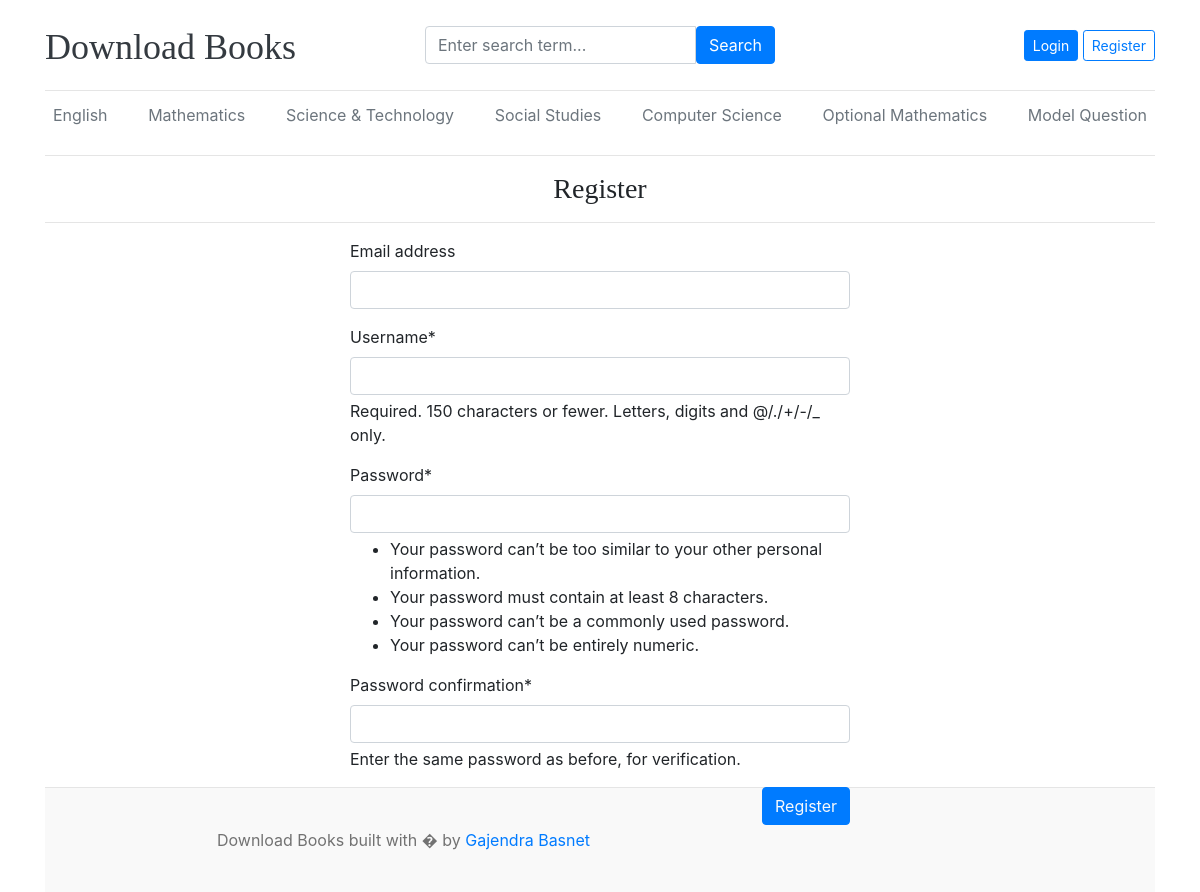
Screenshot of /register/ with the database file from the repository.
### blogs/models.py (models this page shows, shortened)
class Category(models.Model):
    category_name = models.CharField(max_length=50, unique=True)
    created_at = models.DateTimeField(auto_now_add=True)
    updated_at = models.DateTimeField(auto_now=True)
    class Meta:
        verbose_name_plural = 'Categories'

### Blog/views.py (the view)
# urls.py: path('register/',views.register,name='register'),
def register(request):
   if request.method=="POST":
      form = RegistrationForm(request.POST)
      if form.is_valid():
         form.save()
         return redirect('register')
   else:
      form = RegistrationForm()
   context = {
        'form': form
     }
   return render(request,'register.html',context)

### Blog/forms.py
class RegistrationForm(UserCreationForm):
    class Meta:
        model = User
        fields = ('email','username','password1','password2',)

### blogs/context_processors.py (called while the page is built)
def get_categories(request):
    categories = Category.objects.all()
    return dict(categories = categories)

### templates/register.html (shortened to what this page needs)
{% extends './base/base.html'%}
{% block content %}
<h3 class="text-center"> Register</h3>
<hr/>
{% load crispy_forms_tags %}
<div>
    <form action ="" method="POST" style="width:500px; margin: auto;">
        {{form | crispy}}
        <input type="submit" value="Register" class="btn btn-primary text-light float-right mb-2">
    </form>
</div>
{% endblock %}

### templates/Base/header.html (shortened to what this page needs)
{% load static %}
<!DOCTYPE html>
<html lang="en">
<head>
    <link href="https://getbootstrap.com/docs/4.0/dist/css/bootstrap.min.css" rel="stylesheet">
    <link href="{% static 'css/blog.css' %}" rel="stylesheet">
    <link rel="stylesheet" href="https://cdnjs.cloudflare.com/ajax/libs/font-awesome/4.7.0/css/font-awesome.min.css">
    <link rel="stylesheet" href="https://cdn.datatables.net/2.3.3/css/dataTables.dataTables.css" />
  </head>
<body>
    <div class="container">
      <header class="blog-header py-3">
        <div class="row flex-nowrap justify-content-between align-items-center">
          <div class="col-4 pt-1">
            <a class="blog-header-logo text-dark" href="/">Download Books</a>
          </div>
            <div class="col-4">
              <form action="{% url 'search' %}" method="GET">
                  <div class="input-group">
                          <input class="form-control" name ="keyword" type="text" placeholder="Enter search term..." aria-label="Enter search term..." aria-describedby="button-search" />
                          <button type="submit" class="btn btn-primary" id="button-search" type="button">Search</button>
                    </div>
              </form>
            </div>
          <div class="col-4 d-flex justify-content-end align-items-center">
            {% if not user.is_authenticated %}
            <a class="btn btn-sm btn-primary" href="{% url 'login'%}">Login</a> &nbsp;
            <a class="btn btn-sm btn-outline-primary" href="{% url 'register' %}">Register</a>
            {% else %}
            <span>Welcome {{user}} <a class="btn btn-sm btn-primary" href="{% url 'dashboard' %}">Dashboard</a> </span>&nbsp;
            <span><a class="btn btn-sm btn-outline-primary" href="{% url 'logout' %}">Logout</a></span>
            {% endif %}
          </div>
        </div>
      </header>
      <div class="nav-scroller py-1 mb-2">
        <nav class="nav d-flex justify-content-between">
          {% for cat in categories %}
          <a class="p-2 text-muted" href="{% url 'posts_by_category' cat.id %}">{{cat.category_name}}</a>
          {% endfor %}
        </nav>
      </div>
    <hr/>

### static/css/blog.css (style rules this page uses)
.blog-header { border-bottom: 1px solid #e5e5e5; }
.blog-header-logo { font-family: "Playfair Display", Georgia, "Times New Roman", serif; font-size: 2.25rem; }
h1, h2, h3, h4, h5, h6 { font-family: "Playfair Display", Georgia, "Times New Roman", serif; }

### rows the page displays
Category: category_name "English"
Category: category_name "Mathematics"
Category: category_name "Science & Technology"
Category: category_name "Social Studies"
Category: category_name "Computer Science"
Category: category_name "Optional Mathematics"
Category: category_name "Model Question"
